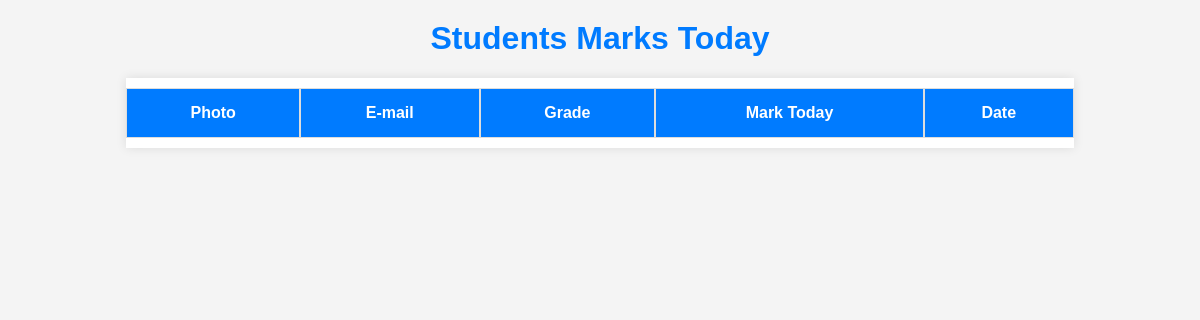
Before: /marksheet/ (signed in) with the older database file.
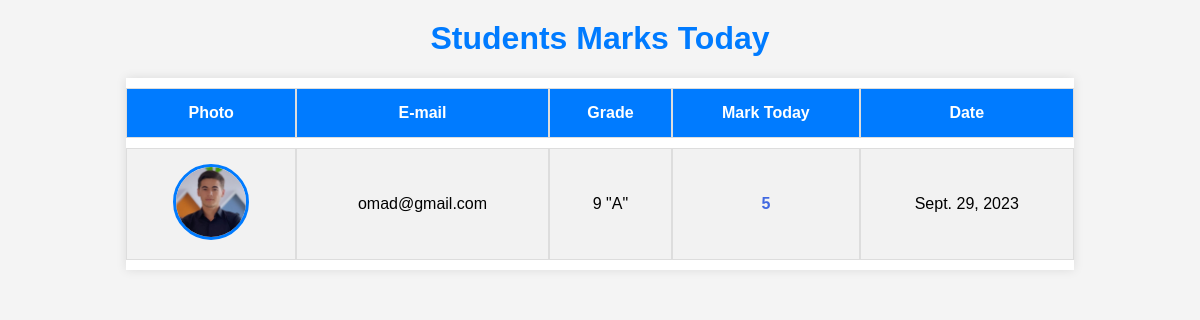
After: the same page with the newer database file.
### app/models.py (models this page shows, shortened)
class Mark(models.Model):
    mark = models.IntegerField(null=True, blank=True)
    user = models.ForeignKey(CustomUser, on_delete=models.CASCADE, related_name='mark')
    date = models.DateField(auto_now_add=True)

class CustomUser(AbstractUser):
    class Role(models.TextChoices):
        oquvchi = "O'quvchi"
        oqituvchi = "O'qituvchi"
    role = models.CharField(max_length=155, choices=Role.choices, default=Role.oquvchi)
    username = models.CharField(max_length=155, unique=False)
    email = models.EmailField(unique=True)
    phone_number = models.CharField(max_length=13)
    first_name = models.CharField(max_length=100)
    last_name = models.CharField(max_length=100)
    text = models.TextField(null=True, blank=True)
    photo = models.ImageField(upload_to='teachers photo/', null=True, blank=True)
    date_of_birth = models.CharField(max_length=100)
    place_of_birth = models.CharField(max_length=155)
    grade = models.ForeignKey(to=Grade, on_delete=models.CASCADE, null=True, blank=True, related_name='users')
    city = models.CharField(max_length=155, null=True, blank=True)
    USERNAME_FIELD = 'email'
    REQUIRED_FIELDS = []
    objects = UserManager()
    class Meta:
        verbose_name = "O'ituvchi va o'quvchilar"
        verbose_name_plural = "O'ituvchi va o'quvchilar"

class Grade(models.Model):
    name = models.CharField(max_length=155)
    school = models.ForeignKey(to=School, on_delete=models.CASCADE, related_name='school')
    def __str__(self):
        return self.name
    class Meta:
        verbose_name = "Sinf"
        verbose_name_plural = "Sinf"

### app/views.py (the view)
# urls.py: path('marksheet/', marksheet, name='marksheet'),
def marksheet(request):
    if request.user.role == "O'quvchi":
        data = date.today()
        students = Mark.objects.filter(user__grade_id=request.user.grade_id, user__role="O'quvchi", date=data).order_by('-id')
        return render(request, 'marksheet.html', {'students': students})
    else:
        return redirect('index')

### templates/marksheet.html (shortened to what this page needs)
<!DOCTYPE html>
<html lang="en">
<head>
</head>
<body>
<h1>Students Marks Today</h1>
<table>
    <thead>
    <tr>
        <th>Photo</th>
        <th>E-mail</th>
        <th>Grade</th>
        <th>Mark Today</th>
        <th>Date</th>
    </tr>
    </thead>
    <tbody>
    {% for student in students %}
        <tr class="student-row">
            {% if student.user.photo %}
                <td><img src="{{ student.user.photo.url }}" alt="students photo"></td>
            {% else %}
                <td><img src="https://cdn-icons-png.flaticon.com/512/149/149071.png" alt="students photo"></td>
            {% endif %}
        <td>{{ student.user.email }}</td>
            <td>
                <div><p>{{ student.user.grade }}</p></div>
            </td>
            {% if student.mark == 5 %}
                <td><span style="font-weight: bold; color: royalblue">{{ student.mark}}</span></td>
            {% elif student.mark == 4 %}
                <td><span style="font-weight: bold; color: #28a745">{{ student.mark }}</span></td>
            {% elif student.mark == 3 %}
                <td><span style="font-weight: bold; color: #E6C200">{{ student.mark }}</span></td>
            {% elif student.mark == 2 %}
                <td><span style="font-weight: bold; color: red">{{ student.mark }}</span></td>
            {% endif %}
            <td>{{ student.date }}</td>
        </tr>
    {% endfor %}
    </tbody>
</table>
</body>
</html>

### templates/marksheet.html (style rules this page uses)
body { font-family: Arial, sans-serif; background-color: #f4f4f4; }
h1 { text-align: center; color: #007bff; margin-top: 20px; }
table { width: 80%; margin: 20px auto; background-color: #fff; border-collapse: separate; border-spacing: 0 10px; box-shadow: 0 0 10px rgba(0, 0, 0, 0.1); }
th, td { padding: 15px; text-align: center; border: 1px solid #ddd; }
th { background-color: #007bff; color: #fff; }
td img { width: 70px; height: 70px; border-radius: 50%; object-fit: cover; border: 3px solid #007bff; }
.student-row:nth-child(odd) { background-color: #f2f2f2; }

Changed rows visible on the page:
added Mark: user.photo (picture), user.email "omad@gmail.com", user.grade "9 \"A\"", mark "5", date "Sept. 29, 2023"
